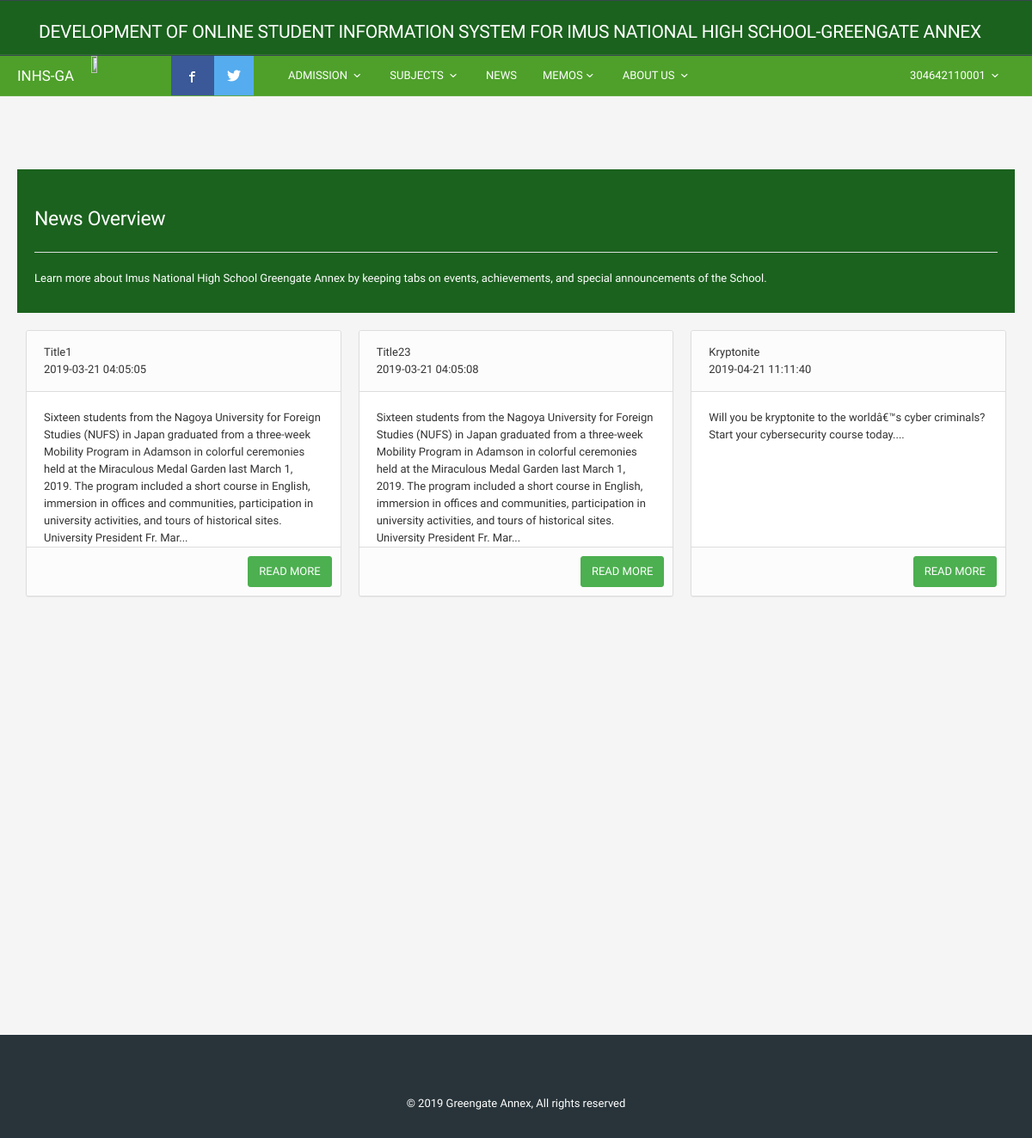
Page /index?page=news (signed in) on the committed database.
### tables this page shows
CREATE TABLE `news` (
  `news_ID` int(10) UNSIGNED NOT NULL,
  `news_Title` varchar(85) DEFAULT NULL,
  `news_Content` text,
  `news_Pub` timestamp NULL DEFAULT CURRENT_TIMESTAMP
);

### index-content-news.php (the view)
<?php
	include('dbconfig.php');
	if (isset($_REQUEST['content'])) {
		$news_ID =$_REQUEST['content'];
			$query = mysqli_query($con,"SELECT * FROM `news` where news_ID ='$news_ID' ");
			if (mysqli_num_rows($query) > 0)
			{
			   while ($rows = mysqli_fetch_assoc($query)) {
			   	$news_ID = $rows['news_ID'];
			   	$news_Title = $rows['news_Title'];
			   	$news_Content = $rows['news_Content'];
			   	$news_Pub	 = $rows['news_Pub'];
			   	?>
					<div class="col-sm-12">
						<div class="panel panel-default">
						  <div class="panel-heading"><?php echo $news_Title?> <div><?php echo $news_Pub;?></div></div>
						  <div class="panel-body"><?php
						  if (strlen($news_Content) > 10)
				   			echo $news_Content;
						  ?>
						</div>
						<div class="panel-footer" style="padding: 10px;">
							<a class="btn btn-success pull-right" href="index?page=news" >BACK</a>
						</div>
						</div>
					</div>
					<?php
			   }
			}
	}
	else{
		?>
		<div style="width: auto; padding: 20px; margin-top: 25px;background-color: #1b621e;  color: white;">
<h2>News Overview</h2>
<hr>
<p>
Learn more about Imus National High School Greengate Annex by keeping tabs on events, achievements, and special announcements of the School.
</p>
</div>
<br>
<?php
			$query = mysqli_query($con,"SELECT * FROM `news`");
			if (mysqli_num_rows($query) > 0)
			{
			   while ($rows = mysqli_fetch_assoc($query)) {
			   	$news_ID = $rows['news_ID'];
			   	$news_Title = $rows['news_Title'];
			   	$news_Content = $rows['news_Content'];
			   	$news_Pub	 = $rows['news_Pub'];
			   	?>
					<div class="col-sm-4" >
						<div class="panel panel-default" >
						  <div class="panel-heading"><?php echo $news_Title?> <div><?php echo $news_Pub;?></div></div>
						  <div class="panel-body" style="min-height: 180px;max-height: 180px;"><?php
						  if (strlen($news_Content) > 10)
				   			echo $news_Content = substr($news_Content, 0, 400) . '...';
						  ?>
						</div>
						<div class="panel-footer" style="padding: 10px;">
							<a class="btn btn-success pull-right" href="index?page=news&content=<?php echo 	$news_ID?>">READ MORE</a></div>
						</div>
					</div>
					<?php
			   }
			}
	}
?>

### rows in the picture
news: news_Title "Title1", news_Pub "2019-03-21 04:05:05", news_Content "Sixteen students from the Nagoya University for Foreign Studies (NUFS) in Japan graduated from a three-week Mobility Program in Adamson in colorful ceremonies held at the Miraculous Medal Garden last March 1, 2019. The program included a short course in English, immersion in offices and communities, participation in university activities, and tours of historical sites. University President Fr. Mar..."
news: news_Title "Title23", news_Pub "2019-03-21 04:05:08", news_Content "Sixteen students from the Nagoya University for Foreign Studies (NUFS) in Japan graduated from a three-week Mobility Program in Adamson in colorful ceremonies held at the Miraculous Medal Garden last March 1, 2019. The program included a short course in English, immersion in offices and communities, participation in university activities, and tours of historical sites. University President Fr. Mar..."
news: news_Title "Kryptonite", news_Pub "2019-04-21 11:11:40", news_Content "Will you be kryptonite to the worldâ€™s cyber criminals? Start your cybersecurity course today...."

### other values in the picture
$_SESSION['login_user'] "304642110001"
$fromYear "2019"
